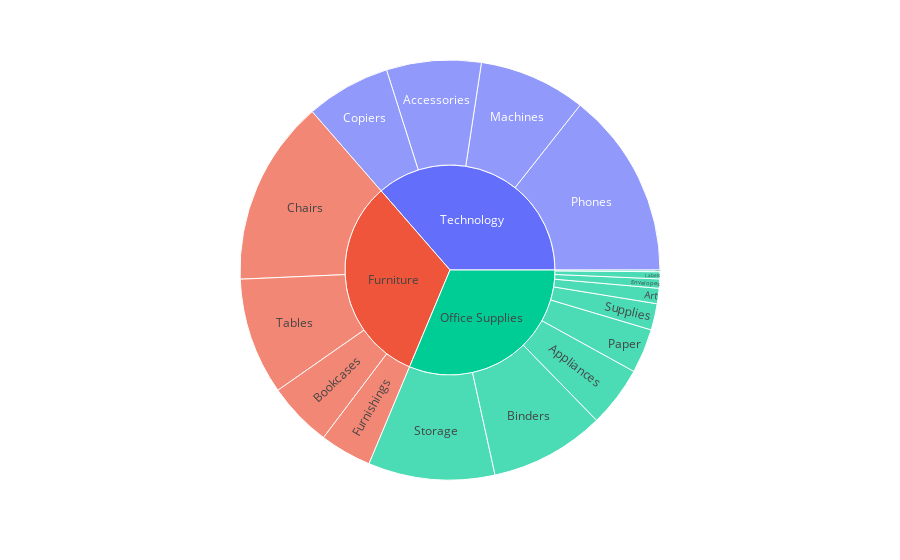

Notebook code cell kept with this figure:
### Code cell
import plotly.express as px
df_summary = df.groupby(['Category','Sub-Category'])['Sales'].sum().reset_index()
fig = px.sunburst(
    df_summary,path=['Category','Sub-Category'],values='Sales'
    )
fig.show()

### Figure 1 — Plotly figure (JSON) as saved in the notebook; plotly's stock layout.template omitted (floating-point values rounded to 4 significant figures)
{"data": [{"branchvalues": "total", "domain": {"x": [0, 1], "y": [0, 1]}, "hovertemplate": "labels=%{label}<br>Sales=%{value}<br>parent=%{parent}<br>id=%{id}<extra></extra>", "ids": ["Technology/Accessories", "Office Supplies/Appliances", "Office Supplies/Art", "Office Supplies/Binders", "Furniture/Bookcases", "Furniture/Chairs", "Technology/Copiers", "Office Supplies/Envelopes", "Office Supplies/Fasteners", "Furniture/Furnishings", "Office Supplies/Labels", "Technology/Machines", "Office Supplies/Paper", "Technology/Phones", "Office Supplies/Storage", "Office Supplies/Supplies", "Furniture/Tables", "Furniture", "Office Supplies", "Technology"], "labels": ["Accessories", "Appliances", "Art", "Binders", "Bookcases", "Chairs", "Copiers", "Envelopes", "Fasteners", "Furnishings", "Labels", "Machines", "Paper", "Phones", "Storage", "Supplies", "Tables", "Furniture", "Office Supplies", "Technology"], "name": "", "parents": ["Technology", "Office Supplies", "Office Supplies", "Office Supplies", "Furniture", "Furniture", "Technology", "Office Supplies", "Office Supplies", "Furniture", "Office Supplies", "Technology", "Office Supplies", "Technology", "Office Supplies", "Office Supplies", "Furniture", "", "", ""], "type": "sunburst", "values": [167400.0, 107500.0, 27120.0, 203400.0, 114900.0, 328400.0, 149500.0, 16480.0, 3024.0, 91710.0, 12490.0, 189200.0, 78480.0, 330000.0, 223800.0, 46670.0, 207000.0, 742000.0, 719000.0, 836200.0]}], "layout": {"legend": {"tracegroupgap": 0}, "margin": {"t": 60}}}
